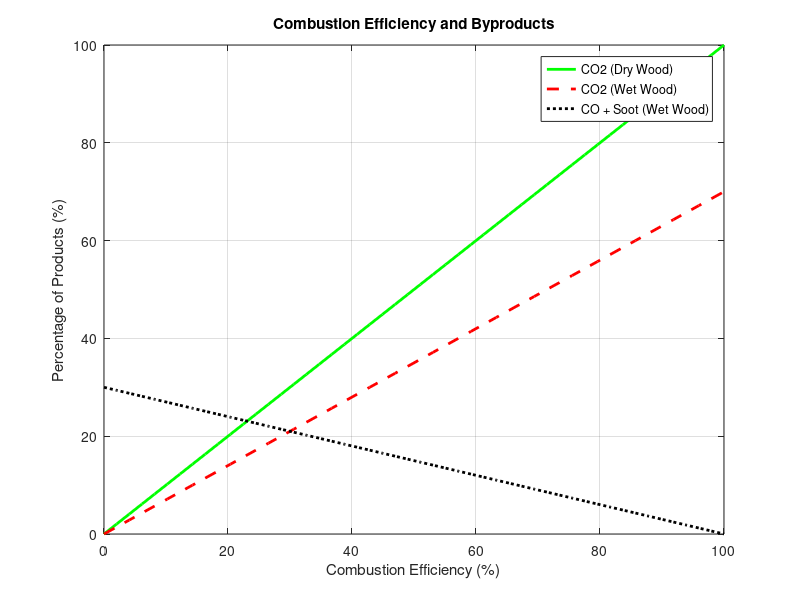

Source code (MATLAB):
% Combustion Efficiency: Dry vs Wet Wood

% Data
burn_efficiency = linspace(0, 1, 50); % Efficiency from 0 to 100%
CO2_dry = burn_efficiency;            % Dry wood burns cleanly
CO2_wet = 0.7 * burn_efficiency;      % Wet wood burns less cleanly
CO_wet = 0.3 * (1 - burn_efficiency); % Incomplete combustion byproducts

% Plot
figure;
plot(burn_efficiency*100, CO2_dry*100, 'g-', 'LineWidth', 2);
hold on;
plot(burn_efficiency*100, CO2_wet*100, 'r--', 'LineWidth', 2);
plot(burn_efficiency*100, CO_wet*100, 'k:', 'LineWidth', 2);
hold off;

% Labels
title('Combustion Efficiency and Byproducts');
xlabel('Combustion Efficiency (%)');
ylabel('Percentage of Products (%)');
legend('CO2 (Dry Wood)', 'CO2 (Wet Wood)', 'CO + Soot (Wet Wood)');
grid on;
